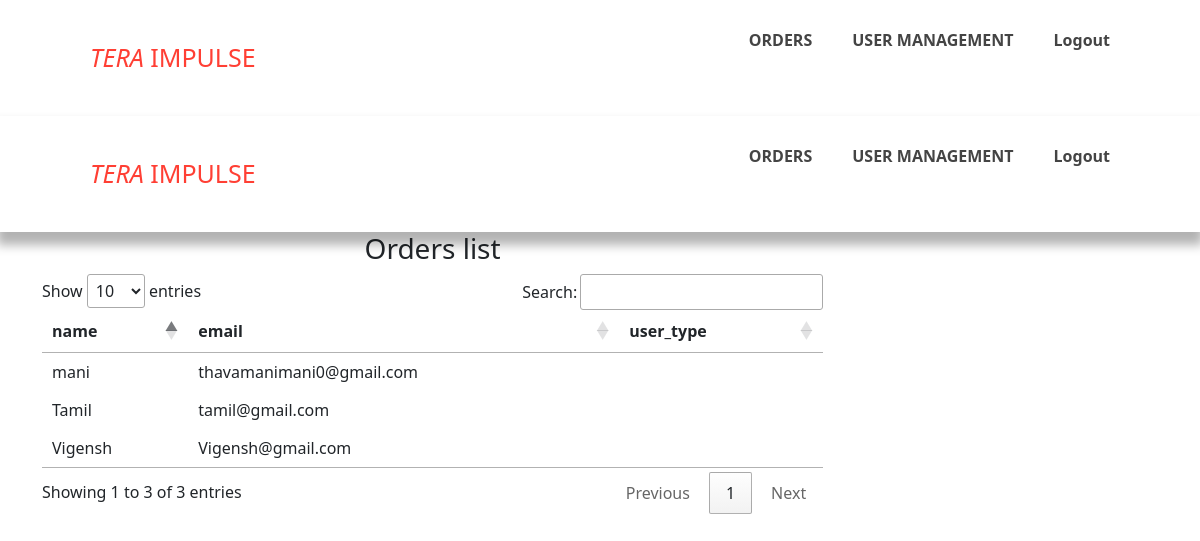
The app's page /manager/Userlist.php with its own data.
### tables this page shows
CREATE TABLE `user` (
  `id` int(11) NOT NULL,
  `name` varchar(50) NOT NULL,
  `username` varchar(50) NOT NULL,
  `email` varchar(50) NOT NULL,
  `usertype` varchar(50) NOT NULL,
  `password` varchar(50) NOT NULL
);

### manager/ManFunctions.php (called while the page is built, shortened)
<?php
  include_once 'menu.php';
class ManFunctions extends DB {
    function userlist($link, $table) {
        $query = "SELECT * FROM `user`";
        $result = mysqli_query($link, $query);
        $res = [];
        if (mysqli_num_rows($result) > 0) {
            $res = mysqli_fetch_all($result, MYSQLI_ASSOC);
        }
        return $res;
    }
}
$mf = new ManFunctions();

### manager/Userlist.php (the view, shortened to what this page needs)
<?php
include 'manfunctions.php';
include 'menu.php';
?>
<!doctype html>
<html>
    <head>
        <link href="css/crudstyles.css" rel="stylesheet" type="text/css"/>
         <link href="https://cdn.jsdelivr.net/npm/bootstrap@5.1.0/dist/css/bootstrap.min.css" rel="stylesheet">
  <link href="//cdn.datatables.net/1.10.25/css/jquery.dataTables.min.css" rel="stylesheet">
    </head>
    <body>
        <div class="container">
            <div class="right">
                    <h3>Orders list</h3>
                    <table class="example" id="example">
                        <thead>
                            <tr>
                                <th>name  </th>
                                <th>email</th>
                                <th>user_type</th>
                            </tr>
                        </thead>
                        <tbody>
                            <?php
                            $rows= $mf->userlist($link,'id');
                          if(!empty($rows)){
                              foreach($rows as $row){
                                ?>
                                <tr>
                                    <td><?= $row['name'] ?></td>
                                    <td><?= $row['email'] ?></td>
                                    <td><?= $row['user_type'] ?></td>
                                </tr>
                                <?php
                              }
                            ?>
                        </tbody>
                    </table>
                    <?php
                } else {
                    echo 'Record Not found';
                }
                ?>
            </div>
        </div>
    </body>
</html>

### manager/css/crudstyles.css (style rules this page uses)
.container { width: 80%; margin: auto; }
.right { width: 70%; float: left; }

### manager/menu.php (style rules this page uses)
* { padding: 0; margin: 0; box-sizing: border-box; }
body { font-family: "Lato", sans-serif; }
::placeholder { color: #666; font-weight: 400; }

### records on screen
user: name "Tamil", email "tamil@gmail.com"
user: name "Vigensh", email "Vigensh@gmail.com"
user: name "mani", email "thavamanimani0@gmail.com"
